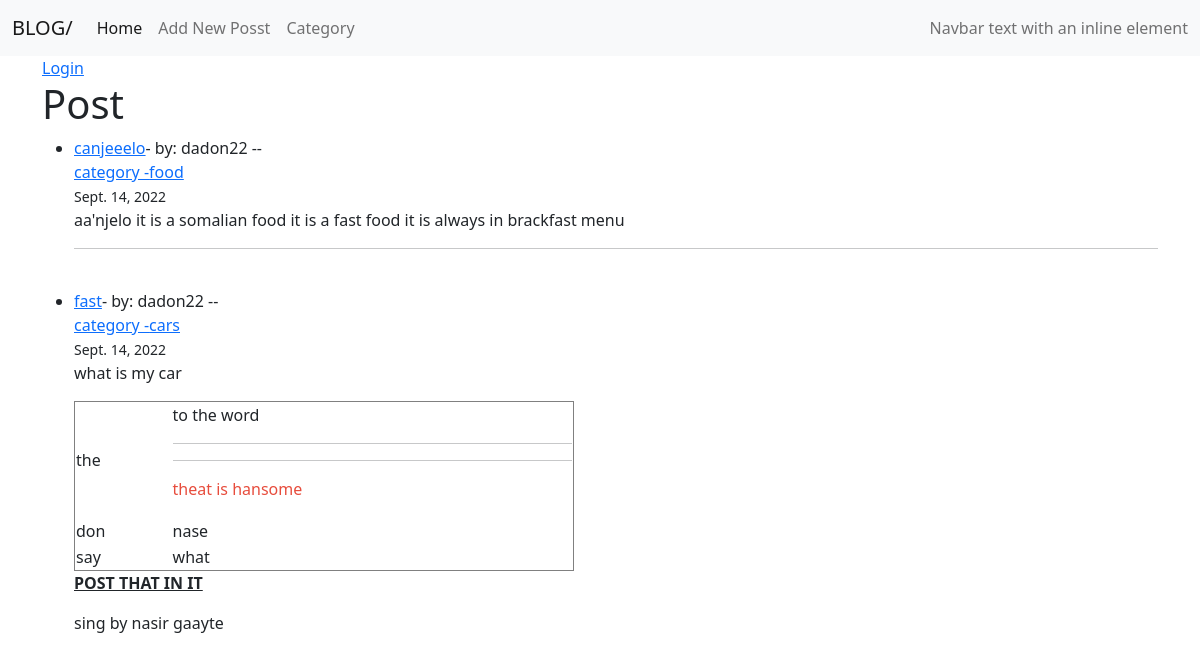
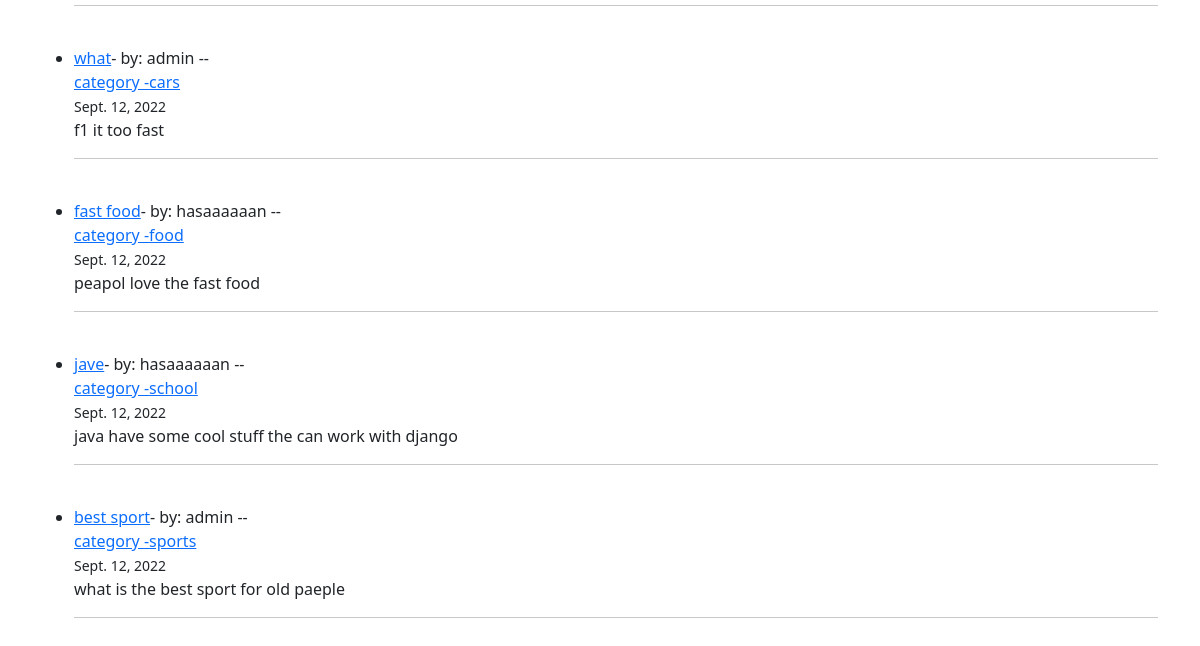
/, run on an earlier commit of the app's database (2 pictures, top to bottom).
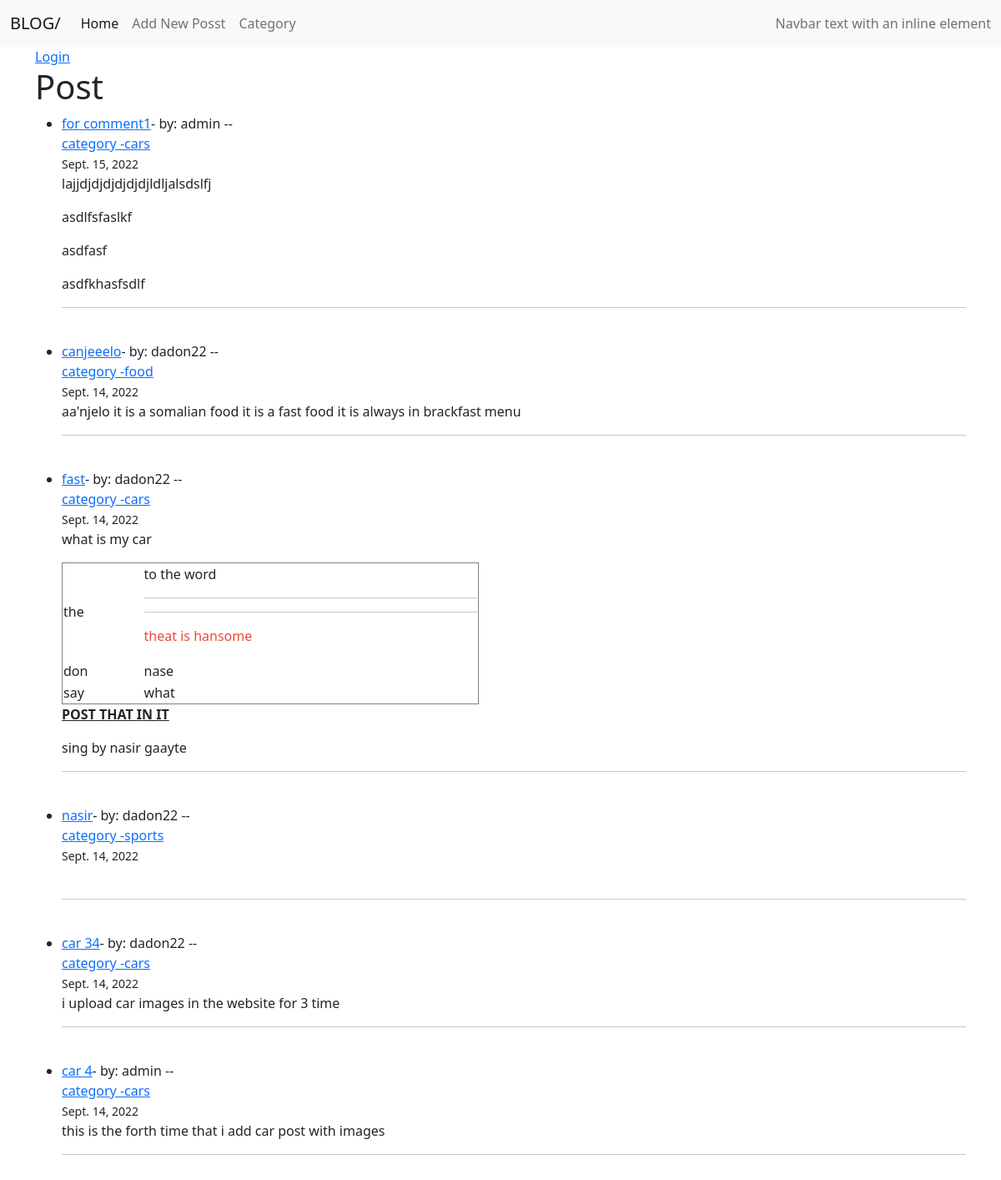
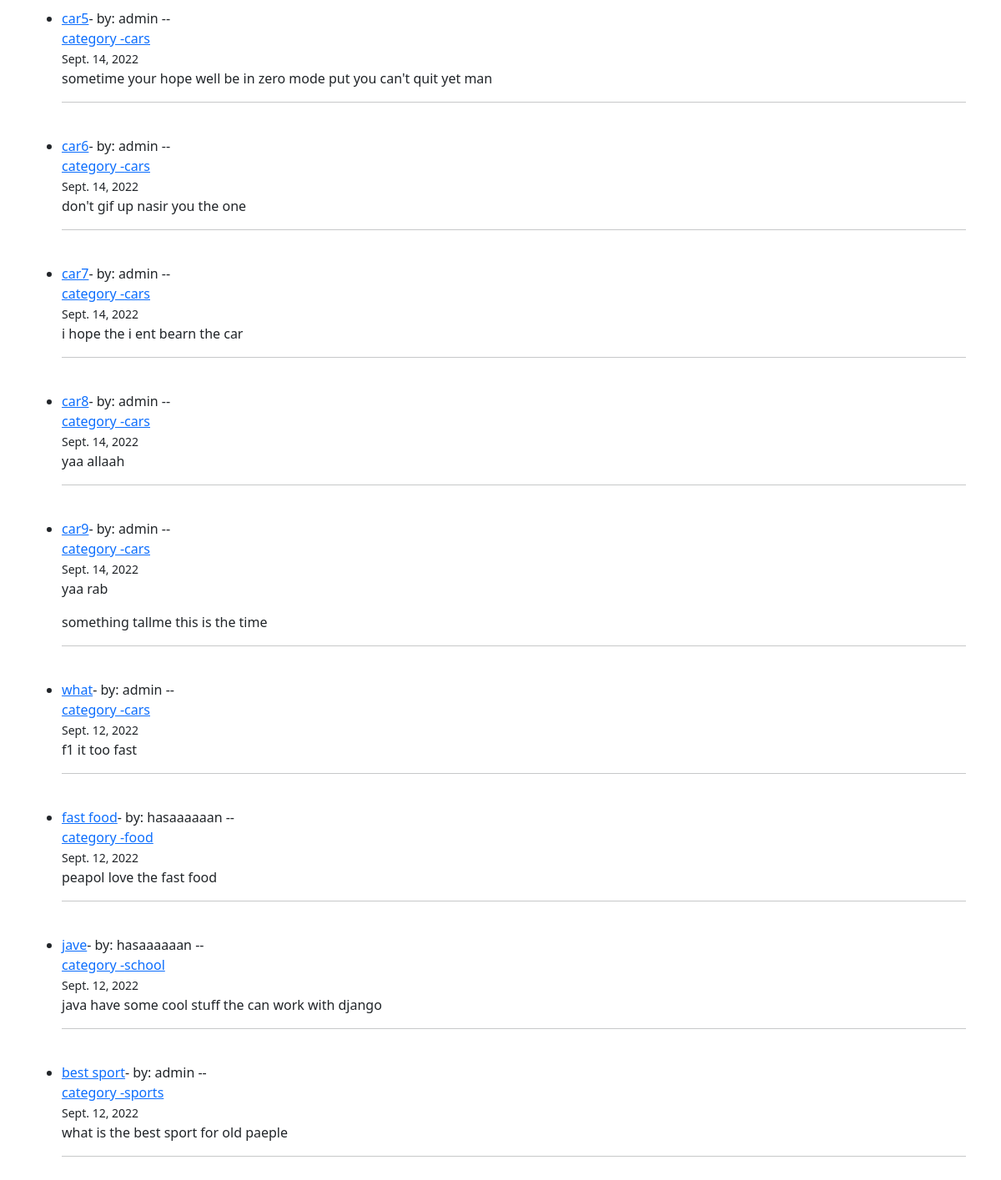
And on a later commit of the database (2 pictures, top to bottom).
### theblog/models.py (models this page shows, shortened)
class Post (models.Model):
    title = models.CharField(max_length=255)
    header_image = models.ImageField(null=True,blank=True, upload_to="images/")
    title_tag = models.CharField(max_length=255, default='The Top')
    author = models.ForeignKey(User, on_delete=models.CASCADE)
    body = RichTextField(blank=True,null=True)
    post_date = models.DateField(auto_now_add=True)
    category = models.ForeignKey(Category, max_length=25,on_delete=models.CASCADE)
    likes = models.ManyToManyField(User, related_name='blog_posts')

class Category(models.Model):
    name = models.CharField(max_length=255)
    def __str__(self):
        return self.name

### theblog/views.py (the view)
# urls.py: path('',views.HomeView.as_view(),name='home'),
class HomeView(ListView):
    model = Post
    template_name = 'theblog/home.html'
    ordering = ['-post_date']

### theblog/templates/theblog/home.html (shortened to what this page needs)
<!DOCTYPE html>
{% load static %}
<html lang="en">
<head>
    <link rel="stylesheet" href="{% static 'css/bootstrap.css' %}">
</head>
<body>
    <nav class="navbar navbar-expand-lg bg-light">
        <div class="container-fluid">
          <a class="navbar-brand" href="{% url 'home' %}">BLOG/ {{post.author}}</a>
          <div class="collapse navbar-collapse" id="navbarText">
            <ul class="navbar-nav me-auto mb-2 mb-lg-0">
              <li class="nav-item">
                <a class="nav-link active" aria-current="page" href="{% url 'home' %}">Home</a>
              </li>
              <li class="nav-item">
                <a class="nav-link" href="{% url 'add_post' %}">Add New Posst</a>
              </li>
              <li class="nav-item">
                <a class="nav-link" href="#">Category</a>
              </li>
            </ul>
            <span class="navbar-text">
              Navbar text with an inline element
            </span>
          </div>
        </div>
      </nav>
    <section>
        <div class="container">
          <div>
            {% if user.is_authenticated %}
            <a href="#">Wellcome--{{user.username}}</a>
            <a href="{% url 'logout' %}">Logout</a>
            <a href="{% url 'edit_profile' %}">Edit Profile</a>
            {% else %}
            <a href="{% url 'login' %}">Login</a>
            {% endif %}
     </section>
    {% block content %}
    <div class="container">
      <h1>Post</h1>
      <ul>
          {% for post in object_list%}
           <li>
              <a href="{% url 'deteil' post.pk %}">{{post.title}}</a>- by: {{post.author}} --
                <br>
                <a href="{% url 'detail_category' post.id %}">category -{{post.category}}</a><br>
              <small> {{post.post_date}}</small>
              <br>
              {{post.body|safe}}
              </li><hr><br>
          {% endfor %}
       </ul>
  </div>
        {% endblock content %}
</body>
</html>

What changed in the data, as far as the page shows it:
added Post: title "for comment1", author "admin", category "cars", post_date "Sept. 15, 2022", body "lajjdjdjdjdjdjdjldljalsdslfj asdlfsfaslkf asdfasf asdfkhasfsdlf"
added Post: title "nasir", author "dadon22", category "sports", post_date "Sept. 14, 2022"
added Post: title "car 34", author "dadon22", category "cars", post_date "Sept. 14, 2022", body "i upload car images in the website for 3 time"
added Post: title "car 4", author "admin", category "cars", post_date "Sept. 14, 2022", body "this is the forth time that i add car post with images"
added Post: title "car5", author "admin", category "cars", post_date "Sept. 14, 2022", body "sometime your hope well be in zero mode put you can't quit yet man"
added Post: title "car6", author "admin", category "cars", post_date "Sept. 14, 2022", body "don't gif up nasir you the one"
added Post: title "car7", author "admin", category "cars", post_date "Sept. 14, 2022", body "i hope the i ent bearn the car"
added Post: title "car8", author "admin", category "cars", post_date "Sept. 14, 2022", body "yaa allaah"
added Post: title "car9", author "admin", category "cars", post_date "Sept. 14, 2022", body "yaa rab something tallme this is the time"
